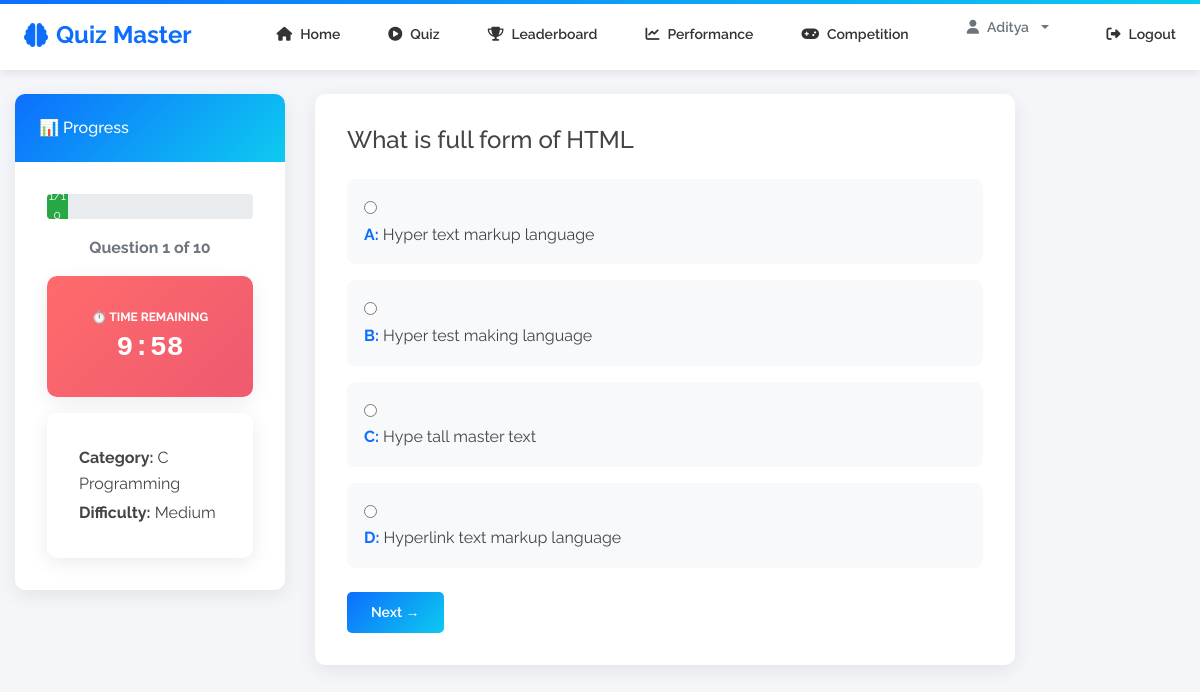
Screenshot of /competition/take/ENUJ4N12 (signed in) with the database file from the repository.
### app/models.py (models this page shows, shortened)
class User(UserMixin, db.Model):
    id = db.Column(db.Integer, primary_key=True)
    username = db.Column(db.String(80), unique=True, nullable=False)
    email = db.Column(db.String(120), unique=True, nullable=True)
    password_hash = db.Column(db.String(128), nullable=False)
    role = db.Column(db.String(20), default=Role.USER)
    attempts = db.relationship('Attempt', backref='user', lazy=True)
    def is_admin(self):
        return self.role == Role.ADMIN

class Category(db.Model):
    id = db.Column(db.Integer, primary_key=True)
    name = db.Column(db.String(80), unique=True, nullable=False)
    questions = db.relationship('Question', backref='category', lazy=True)

class Competition(db.Model):
    __tablename__ = 'competition'
    id = db.Column(db.Integer, primary_key=True)
    code = db.Column(db.String(8), unique=True, nullable=False, index=True)  # Unique join code
    creator_id = db.Column(db.Integer, db.ForeignKey('user.id'), nullable=False)
    category_id = db.Column(db.Integer, db.ForeignKey('category.id'), nullable=False)
    difficulty = db.Column(db.String(20), nullable=False)  # Easy, Medium, Hard
    num_questions = db.Column(db.Integer, default=10)
    time_limit = db.Column(db.Integer, default=600)  # seconds
    status = db.Column(db.String(20), default='waiting')  # waiting, in_progress, completed
    created_at = db.Column(db.DateTime, default=datetime.utcnow)
    started_at = db.Column(db.DateTime, nullable=True)
    ended_at = db.Column(db.DateTime, nullable=True)
    winner_id = db.Column(db.Integer, db.ForeignKey('user.id'), nullable=True)
    creator = db.relationship('User', foreign_keys=[creator_id], backref='competitions_created')
    category = db.relationship('Category', backref='competitions')
    winner = db.relationship('User', foreign_keys=[winner_id])
    attempts = db.relationship('CompetitionAttempt', cascade='all, delete-orphan', lazy=True)

class Question(db.Model):
    id = db.Column(db.Integer, primary_key=True)
    text = db.Column(db.Text, nullable=False)
    option1 = db.Column(db.String(255), nullable=True)
    option2 = db.Column(db.String(255), nullable=True)
    option3 = db.Column(db.String(255), nullable=True)
    option4 = db.Column(db.String(255), nullable=True)
    correct_option = db.Column(db.Integer, nullable=False)  # 1..4
    explanation = db.Column(db.Text, nullable=True)
    category_id = db.Column(db.Integer, db.ForeignKey('category.id'), nullable=True)
    difficulty = db.Column(db.String(20), nullable=True)   # 'Easy','Medium','Hard'

### app/competition/routes.py (the view, shortened to what this page needs)
@competition_bp.route('/take/<code>', methods=['GET'])
@login_required
def take_competition_test(code):
    comp = Competition.query.filter_by(code=code).first()
    if not comp:
        flash('Competition not found', 'error')
        return redirect(url_for('competition.competition_menu'))
    user_attempt = CompetitionAttempt.query.filter_by(
        competition_id=comp.id,
        user_id=current_user.id
    ).first()
    if not user_attempt:
        flash('You are not part of this competition', 'error')
        return redirect(url_for('competition.competition_menu'))
    if comp.status != 'in_progress':
        flash(f'Competition status: {comp.status}. Status should be in_progress.', 'error')
        return redirect(url_for('competition.wait_for_opponent', code=code))
    questions = Question.query.filter_by(
        category_id=comp.category_id,
        difficulty=comp.difficulty
    ).order_by(Question.id).limit(comp.num_questions).all()
    if not questions:
        flash('No questions available for this competition', 'error')
        return redirect(url_for('competition.competition_menu'))
    current_question_index = request.args.get('q', 0, type=int)
    if current_question_index >= len(questions):
        return redirect(url_for('competition.submit_competition_test', code=code))
    question = questions[current_question_index]
    saved_answer = None
    if comp.started_at:
        current_utc_timestamp = time.time()
        epoch = datetime(1970, 1, 1)
        start_utc_timestamp = (comp.started_at - epoch).total_seconds()
        elapsed_seconds = current_utc_timestamp - start_utc_timestamp
        if elapsed_seconds < 0:
            print(f"INFO: Negative elapsed time ({elapsed_seconds:.2f}s) - competition just started, setting to 0")
            elapsed_seconds = 0
        elif elapsed_seconds < 1:
            elapsed_seconds = 0
        remaining_seconds = max(0, comp.time_limit - int(elapsed_seconds))
        start_timestamp_ms = int(start_utc_timestamp * 1000)
        print(f"DEBUG: Timer calc - Current UTC: {current_utc_timestamp:.2f}, Start UTC: {start_utc_timestamp:.2f}, Elapsed: {elapsed_seconds:.2f}s, Remaining: {remaining_seconds}s, Start MS: {start_timestamp_ms}")
    else:
        start_timestamp_ms = None
        remaining_seconds = comp.time_limit
        print(f"DEBUG: Competition not started yet, remaining: {remaining_seconds}s")
    print(f"DEBUG: Taking test - Q{current_question_index + 1}/{len(questions)}, User: {current_user.username}, Remaining time: {remaining_seconds}s, Start timestamp: {start_timestamp_ms}")
    return render_template('competition/test.html',
                         competition=comp,
                         question=question,
                         question_index=current_question_index,
                         total_questions=len(questions),
                         questions=questions,  # Pass all questions for reference
                         remaining_seconds=remaining_seconds,
                         start_timestamp_ms=start_timestamp_ms,
                         saved_answer=saved_answer)

### app/models.py (called while the page is built)
@login_manager.user_loader
def load_user(user_id):
    return User.query.get(int(user_id))

### app/templates/competition/test.html (shortened to what this page needs)
{% extends 'base.html' %}
{% block content %}
<div class="container-fluid mt-4">
    <div class="row">
        <div class="col-md-3">
            <div class="card shadow-sm" style="position: sticky; top: 20px;">
                <div class="card-header" style="background-color: #0d6efd; color: white;">
                    <h6 class="mb-0">📊 Progress</h6>
                </div>
                <div class="card-body">
                    <div class="progress mb-3" style="height: 25px;">
                        <div class="progress-bar bg-success" role="progressbar"
                             style="width: {{ ((question_index + 1) / total_questions) * 100 }}%">
                            {{ question_index + 1 }}/{{ total_questions }}
                        </div>
                    </div>
                    <p class="text-muted text-center"><strong>Question {{ question_index + 1 }} of {{ total_questions }}</strong></p>
                    <div class="card mt-3 mb-3" style="background: linear-gradient(135deg, #ff6b6b 0%, #ee5a6f 100%); border: none;">
                        <div class="card-body p-3 text-center">
                            <p class="mb-1 text-white" style="font-size: 12px; font-weight: bold;">⏱️ TIME REMAINING</p>
                            <h3 class="mb-0 text-white" id="timerDisplay" style="font-weight: bold; font-family: 'Courier New', monospace;">
                            </h3>
                        </div>
                    </div>
                    <div class="card mt-3">
                        <div class="card-body p-3">
                            <p class="mb-1"><strong>Category:</strong> {{ competition.category.name }}</p>
                            <p class="mb-0"><strong>Difficulty:</strong> {{ competition.difficulty }}</p>
                        </div>
                    </div>
                </div>
            </div>
        </div>
        <div class="col-md-9">
            <div class="card shadow-lg">
                <div class="card-body p-5">
                    <h4 class="mb-4">{{ question.text }}</h4>
                    <form id="answerForm" onsubmit="return submitAnswer(event)">
                        <div class="options mb-4">
                            {% for i in range(1, 5) %}
                            <div class="option-card mb-3">
                                <input type="radio" id="option{{ i }}" name="selected_option" value="{{ i }}"
                                       {% if saved_answer and saved_answer == i %}checked{% endif %} required>
                                <label for="option{{ i }}" class="w-100">
                                    <strong style="color: #0d6efd;">{{ ['A', 'B', 'C', 'D'][i-1] }}:</strong>
                                    {{ question['option' ~ i] }}
                                </label>
                            </div>
                            {% endfor %}
                        </div>
                        <div class="d-flex justify-content-between">
                            {% if question_index < total_questions - 1 %}
                            <button type="submit" class="btn btn-primary btn-lg ms-auto">Next →</button>
                            {% else %}
                            <button type="submit" class="btn btn-success btn-lg ms-auto">Submit Test ✓</button>
                            {% endif %}
                        </div>
                    </form>
                </div>
            </div>
        </div>
    </div>
</div>
{% endblock %}

### app/templates/base.html (shortened to what this page needs)
<!doctype html>
<html lang="en">
    <head>
        <link rel="stylesheet" href="https://maxcdn.bootstrapcdn.com/bootstrap/4.0.0/css/bootstrap.min.css">
        <link rel="stylesheet" href="https://cdnjs.cloudflare.com/ajax/libs/font-awesome/6.0.0/css/all.min.css">
        <link rel="stylesheet" href="{{ url_for('static', filename='css/professional.css') }}">
        <link rel="stylesheet" href="{{ url_for('static', filename='css/custom.css') }}">
        <link rel="stylesheet" href="{{ url_for('static', filename='css/leaderboard_vertical.css') }}">
    </head>
    <body>
    <nav>
        <div class="nav-brand">
            <i class="fas fa-brain"></i> Quiz Master
        </div>
        <div class="nav-links">
            <a href="{{ url_for('home') }}"><i class="fas fa-home"></i> Home</a>
            {%- if not current_user.is_authenticated -%}
            <a href="{{ url_for('auth.login') }}"><i class="fas fa-sign-in-alt"></i> Login</a>
            <a href="{{ url_for('auth.register') }}"><i class="fas fa-user-plus"></i> Register</a>
            <a href="{{ url_for('auth.admin_login') }}"><i class="fas fa-user-shield"></i> Admin Login</a>
            {%- else -%}
                {%- if current_user.is_admin() -%}
                <a href="{{ url_for('admin.index') }}"><i class="fas fa-cog"></i> Admin</a>
                <a href="{{ url_for('admin.competitions_view') }}"><i class="fas fa-gamepad"></i> Competitions</a>
                <a href="{{ url_for('admin.user_progress') }}"><i class="fas fa-chart-bar"></i> User Progress</a>
                <a href="{{ url_for('admin.feedback') }}"><i class="fas fa-comment-alt"></i> Feedback</a>
                <a href="{{ url_for('quiz.leaderboard') }}"><i class="fas fa-trophy"></i> Leaderboard</a>
                {%- else -%}
                <a href="{{ url_for('quiz.select') }}"><i class="fas fa-play-circle"></i> Quiz</a>
                <a href="{{ url_for('quiz.leaderboard') }}"><i class="fas fa-trophy"></i> Leaderboard</a>
                <a href="{{ url_for('quiz.performance_dashboard') }}"><i class="fas fa-chart-line"></i> Performance</a>
                <a href="{{ url_for('competition.competition_menu') }}"><i class="fas fa-gamepad"></i> Competition</a>
                {%- endif -%}
            <div class="dropdown" style="display: inline-block; margin: 0 10px;">
                <button class="btn btn-sm btn-outline-secondary dropdown-toggle" type="button" id="profileDropdown" data-toggle="dropdown" aria-haspopup="true" aria-expanded="false">
                    <i class="fas fa-user"></i> {{ current_user.username }}
                </button>
            </div>
            <a href="{{ url_for('auth.logout') }}"><i class="fas fa-sign-out-alt"></i> Logout</a>
            {%- endif -%}
        </div>
    </nav>
    {% block content %}{% endblock %}
    </body>
</html>

### app/static/css/professional.css (style rules this page uses)
:root { --primary-color: #0d6efd; --secondary-color: #6c757d; --success-color: #198754; --danger-color: #dc3545; --warning-color: #ffc107; --light-color: #f8f9fa; --dark-color: #212529; }
* { margin: 0; padding: 0; box-sizing: border-box; }
body { font-family: 'Raleway', 'Segoe UI', sans-serif; background-color: #f4f6f9; color: #444; line-height: 1.6; }
nav { background: #fff; box-shadow: 0 2px 10px rgba(0, 0, 0, 0.1); padding: 0 !important; position: sticky; top: 0; z-index: 100; display: flex !important; justify-content: space-between !important; align-items: center !important; }
nav::before { content: ''; position: absolute; top: 0; left: 0; right: 0; height: 4px; background: linear-gradient(to right, #0d6efd, #0dcaf0); }
.nav-brand { font-size: 24px; font-weight: 700; color: #0d6efd; display: flex; align-items: center; gap: 0.5rem; margin: 0 !important; padding: 1rem 1.5rem !important; }
.nav-links { list-style: none !important; display: flex !important; gap: 0 !important; margin: 0 !important; padding: 0 !important; }
.nav-links { display: flex !important; gap: 0 !important; margin: 0 !important; padding: 0 !important; }
.nav-links a { display: flex; align-items: center; gap: 0.5rem; padding: 1rem 1.5rem !important; text-decoration: none !important; color: #333 !important; font-weight: 600; font-size: 14px; transition: all 0.3s ease; border-bottom: 3px solid transparent; }
.btn { padding: 10px 24px !important; border-radius: 5px !important; font-weight: 600 !important; border: none !important; transition: all 0.3s ease !important; font-size: 14px; display: inline-flex; align-items: center; gap: 0.5rem; }
.btn-primary { background: linear-gradient(135deg, #0d6efd, #0dcaf0) !important; color: white !important; }
.card { border: none !important; border-radius: 10px !important; box-shadow: 0 5px 20px rgba(0, 0, 0, 0.08) !important; max-width: 700px; width: 100%; }
.card-header { background: linear-gradient(135deg, #0d6efd, #0dcaf0) !important; color: white !important; border: none !important; border-radius: 10px 10px 0 0 !important; padding: 1.5rem !important; font-weight: 700; }
.card-body { padding: 2rem !important; }
body { overflow-x: hidden; }

### app/templates/competition/test.html (style rules this page uses)
.option-card { background: #f8f9fa; padding: 15px; border-radius: 8px; border: 2px solid transparent; cursor: pointer; transition: all 0.3s ease; }
.option-card input[type="radio"] { margin-right: 10px; }
.option-card label { margin-bottom: 0; cursor: pointer; }

### rows the page displays
User: username "Aditya"
Category: category.name "C Programming"
Competition: difficulty "Medium"
Question: text "What is full form of HTML", option1 "Hyper text markup language" "Hyper test making language" "Hype tall master text" "Hyperlink text markup language"

### other values shown
{{ question_index + 1 }} "1"
{{ total_questions }} "10"
{{ ['A', 'B', 'C', 'D'][i-1] }} "A" "B" "C" "D"
